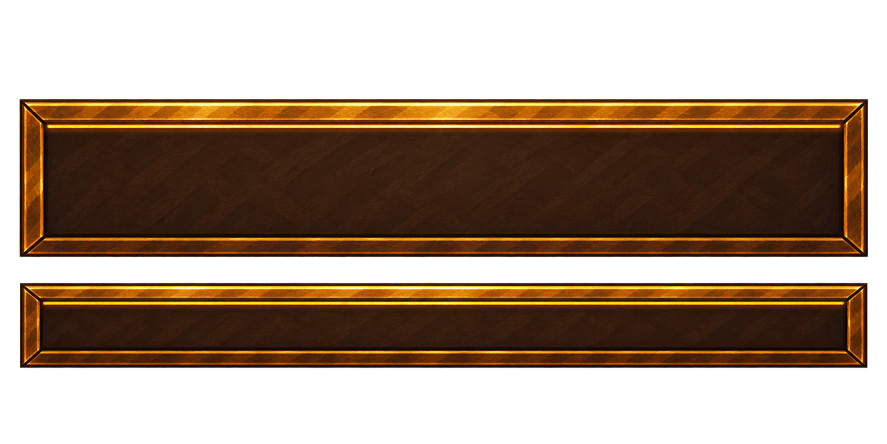
#> input picture art_src/ui_frame_2026-09-29/masters/tab_active_r2.png, 1774 x 887 px, given in place of panel_r2.png, which was not available (shown at 1/2 size)
$ python build_v2.py
#> lines starting #> are read from the running program, lines starting #| are printed output that depends on the picture; after the words box and inside, x2 and y2 are one past the last pixel; in counts of white or black regions, pixels touching at a corner belong together; pictures that were not available may be replaced by others from this repository, and a replacement may not be noted
"""Reproduce T52a round 2 PNGs and true 1:1 nine-slice review sheets.

Only crops/alpha cleanup/resampling: no procedural painting or material synthesis.
Run from any directory; every output stays in this worktree.
"""
from pathlib import Path
import hashlib
import json
import numpy as np
from PIL import Image, ImageDraw, ImageFont

HERE = Path(__file__).resolve().parent
ROOT = HERE.parents[1]
OUT = ROOT / 'game/assets/ui/frame'
LANCZOS = Image.Resampling.LANCZOS
SPECS = {
    'panel': ('panel_r2.png', (768, 768), (150, 150, 150, 150), (16, 16, 16, 16)),
    'card': ('card_r2_color2.png', (256, 128), (110, 110, 110, 110), (9, 9, 9, 9)),
    'tab_active': ('tab_active_r2_color.png', (160, 32), (80, 84, 80, 59), (5, 5, 5, 5)),
    'tab_idle': ('tab_idle_r2_color3.png', (160, 32), (80, 84, 80, 59), (5, 5, 5, 5)),
    'slot': ('slot_r2_color.png', (48, 48), (115, 115, 115, 115), (6, 6, 6, 6)),
}

def sha(path):
    return hashlib.sha256(path.read_bytes()).hexdigest()

def clean_crop(path):
    im = Image.open(path).convert('RGBA')
    a = np.array(im)
    a[a[:, :, 3] <= 16] = 0
    a[:, :, 3][a[:, :, 3] >= 245] = 255
    im = Image.fromarray(a)
    box = im.getbbox()
    return im.crop(box), box

def nine(im, size, src, dst=None):
    """Godot STRETCH nine-slice: corners fixed, each edge on its own axis."""
    dst = src if dst is None else dst
    w, h = im.size
    W, H = size
    l, t, r, b = src
    L, T, R, B = dst
    assert w > l+r and h > t+b and W >= L+R and H >= T+B
    xs, ys = (0,l,w-r,w), (0,t,h-b,h)
    xd, yd = (0,L,W-R,W), (0,T,H-B,H)
    out = Image.new('RGBA', size)
    for j in range(3):
        for i in range(3):
            tile = im.crop((xs[i],ys[j],xs[i+1],ys[j+1]))
            tile = tile.resize((xd[i+1]-xd[i],yd[j+1]-yd[j]), LANCZOS)
            out.paste(tile,(xd[i],yd[j]))
    return out

# [12 lines left out: function stats, not called in this run]

def build():
    metrics = {}
    for name,(filename,size,src,dst) in SPECS.items():
        path = HERE / 'masters' / filename
        im, box = clean_crop(path)
#> in clean_crop, im is the input picture: PIL image 1774x887 RGBA; mean R, G, B, A 45.9, 25.1, 6.4, 131.9
#> in clean_crop, `a[a[:, :, 3] <= 16] = 0`:
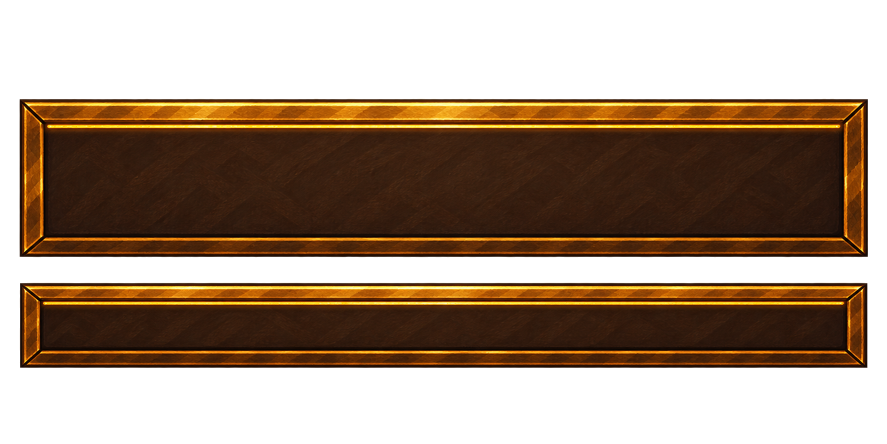
#> a: shape (887, 1774, 4) (shown at 1/2 size); 1.39% of pixels changed, all inside (x1, y1, x2, y2) = (33, 17, 1754, 853); transparent parts drawn white
#> in clean_crop, `box = im.getbbox()`: box = (39, 197, 1736, 736)
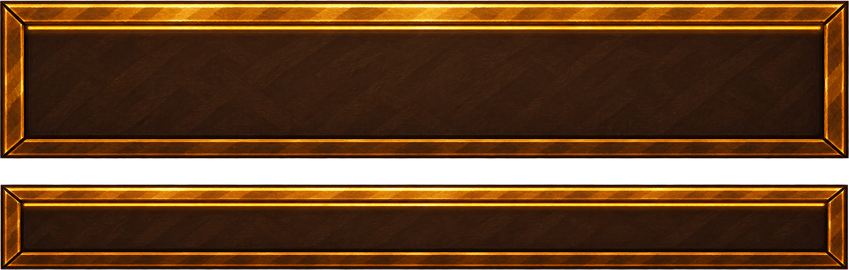
#> im: PIL image 1697x539 RGBA (shown at 1/2 size); mean R, G, B, A 77.1, 42.2, 10.8, 228.9; transparent parts drawn white
#> box = (39, 197, 1736, 736)
        final = nine(im,size,src,dst)
#> in nine, `out = Image.new('RGBA', size)`: out: PIL image 768x768 RGBA; every value is 0
#> after the loop in nine, `for j in range(3):`:
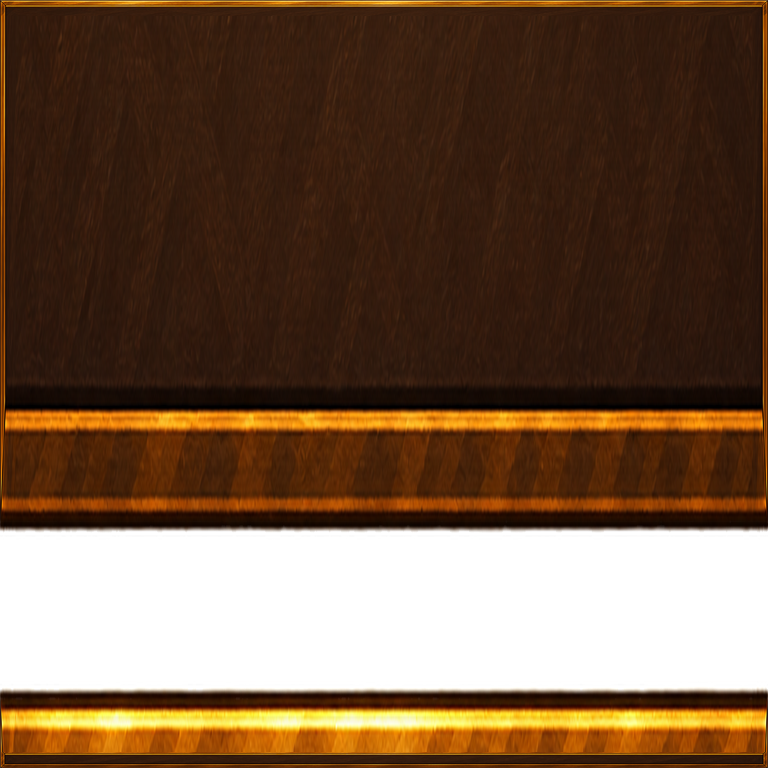
#> out: PIL image 768x768 RGBA; mean R, G, B, A 60.3, 33, 10.2, 201.1; transparent parts drawn white
#> after the loop in nine, `for j in range(3):`:
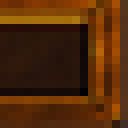
#> tile: PIL image 16x16 RGBA (shown 8 times larger); mean R, G, B, A 81.3, 39.4, 6.6, 252.3; transparent parts drawn white
        final.save(OUT / (name+'.png'))
        center = np.array(final)[dst[1]:size[1]-dst[3],dst[0]:size[0]-dst[2]]
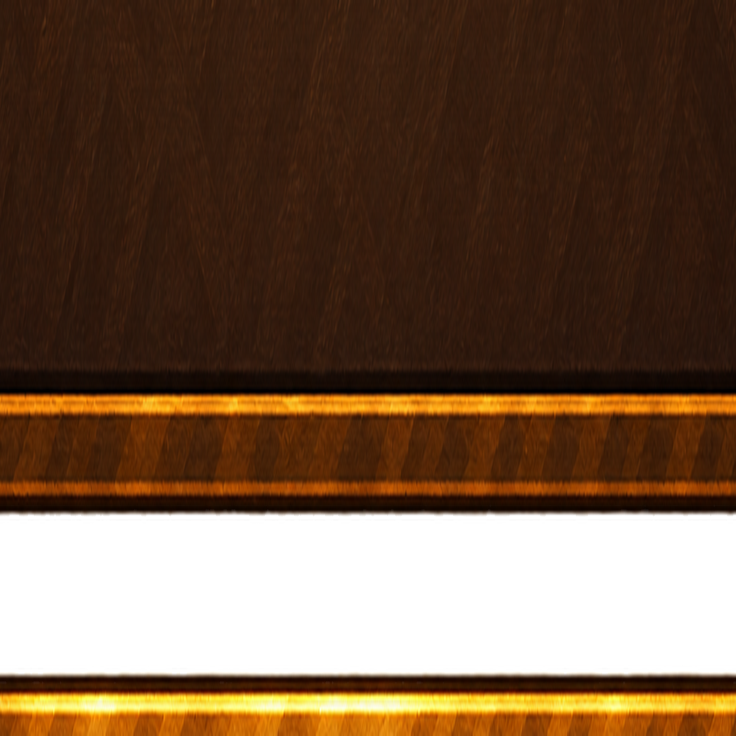
#> center: shape (736, 736, 4); mean R, G, B, A 58.6, 32.1, 10.2, 198.9; transparent parts drawn white
#> (the run stopped early here; a loop or call above may not have finished)
